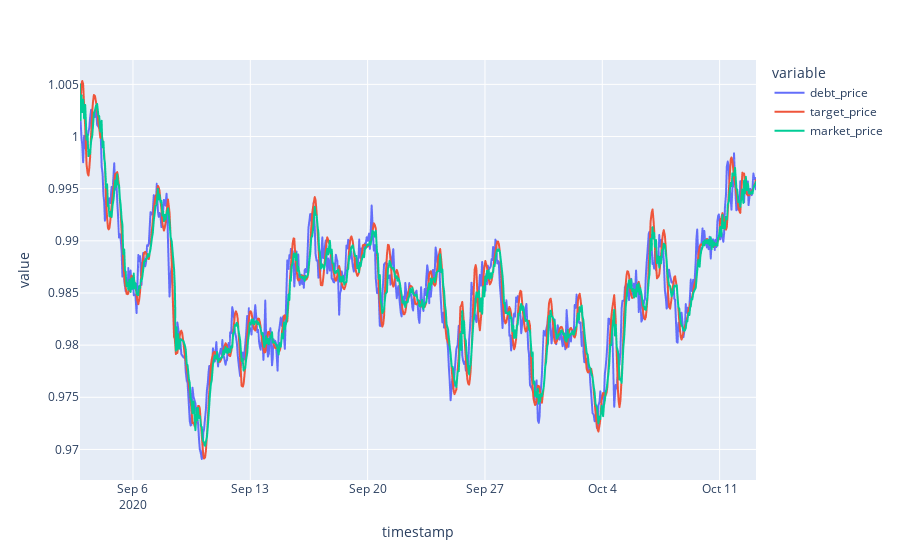

Source (notebook cell):
### Code cell
df.plot(kind='line', x='timestamp', y=['debt_price', 'target_price', 'market_price'])

### Figure 1 — Plotly figure (JSON) as saved in the notebook; plotly's stock layout.template omitted (floating-point values rounded to 4 significant figures; data arrays with more than 128 entries replaced by an {"elided": "..."} marker saying what was removed)
{"data": [{"hovertemplate": "variable=debt_price<br>timestamp=%{x}<br>value=%{y}<extra></extra>", "legendgroup": "debt_price", "line": {"color": "#636efa", "dash": "solid"}, "mode": "lines", "name": "debt_price", "showlegend": true, "type": "scattergl", "x": {"elided": "720 str values"}, "xaxis": "x", "y": {"elided": "720 float values"}, "yaxis": "y"}, {"hovertemplate": "variable=target_price<br>timestamp=%{x}<br>value=%{y}<extra></extra>", "legendgroup": "target_price", "line": {"color": "#EF553B", "dash": "solid"}, "mode": "lines", "name": "target_price", "showlegend": true, "type": "scattergl", "x": {"elided": "720 str values"}, "xaxis": "x", "y": {"elided": "720 float values"}, "yaxis": "y"}, {"hovertemplate": "variable=market_price<br>timestamp=%{x}<br>value=%{y}<extra></extra>", "legendgroup": "market_price", "line": {"color": "#00cc96", "dash": "solid"}, "mode": "lines", "name": "market_price", "showlegend": true, "type": "scattergl", "x": {"elided": "720 str values"}, "xaxis": "x", "y": {"elided": "720 float values"}, "yaxis": "y"}], "layout": {"legend": {"title": {"text": "variable"}, "tracegroupgap": 0}, "margin": {"t": 60}, "xaxis": {"anchor": "y", "domain": [0, 1], "title": {"text": "timestamp"}}, "yaxis": {"anchor": "x", "domain": [0, 1], "title": {"text": "value"}}}}
